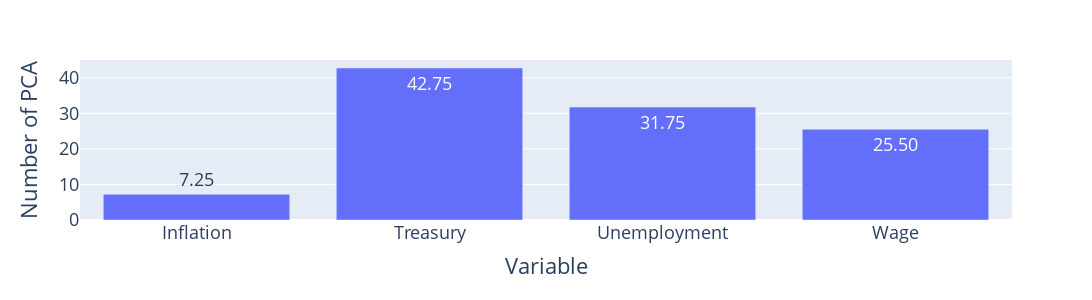
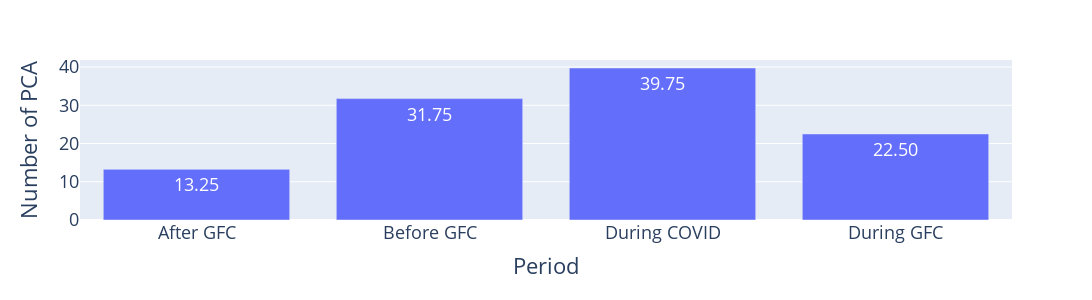
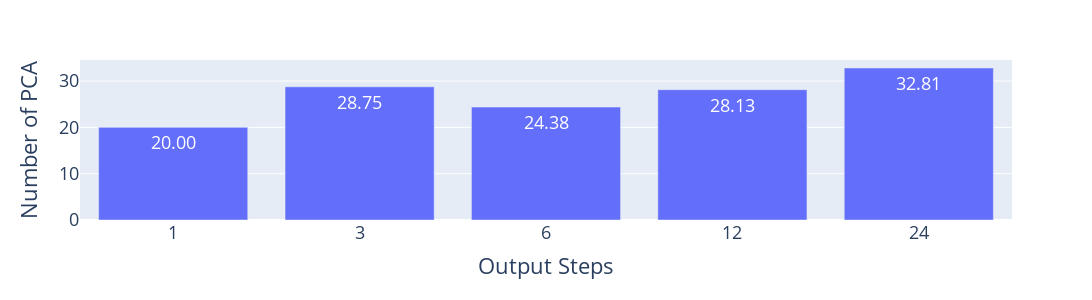

The notebook cell these images were saved under, in order:
### Markdown cell above
# Best Hyperparameters

### Code cell
number_of_pca = hypertune_best_fixed_params(
    best_models, "number_of_pca", "Number of PCA"
)

### Figure 1 — Plotly figure (JSON) as saved in the notebook; plotly's stock layout.template omitted (floating-point values rounded to 4 significant figures)
{"data": [{"alignmentgroup": "True", "hovertemplate": "Variable=%{x}<br>Number of PCA=%{text}<extra></extra>", "legendgroup": "", "marker": {"color": "#636efa"}, "name": "", "offsetgroup": "", "orientation": "v", "showlegend": false, "text": [7.25, 42.75, 31.75, 25.5], "textfont": {"size": 18}, "textposition": "auto", "texttemplate": "%{text:.2f}", "type": "bar", "x": ["Inflation", "Treasury", "Unemployment", "Wage"], "xaxis": "x", "y": [7.25, 42.75, 31.75, 25.5], "yaxis": "y"}], "layout": {"barmode": "relative", "font": {"size": 18}, "height": 300, "legend": {"tracegroupgap": 0}, "margin": {"t": 60}, "width": 1250, "xaxis": {"anchor": "y", "domain": [0, 1], "title": {"text": "Variable"}}, "yaxis": {"anchor": "x", "domain": [0, 1], "title": {"text": "Number of PCA"}}}}

### Figure 2 — Plotly figure (JSON) as saved in the notebook; plotly's stock layout.template omitted (floating-point values rounded to 4 significant figures)
{"data": [{"alignmentgroup": "True", "hovertemplate": "Period=%{x}<br>Number of PCA=%{text}<extra></extra>", "legendgroup": "", "marker": {"color": "#636efa"}, "name": "", "offsetgroup": "", "orientation": "v", "showlegend": false, "text": [13.25, 31.75, 39.75, 22.5], "textfont": {"size": 18}, "textposition": "auto", "texttemplate": "%{text:.2f}", "type": "bar", "x": ["After GFC", "Before GFC", "During COVID", "During GFC"], "xaxis": "x", "y": [13.25, 31.75, 39.75, 22.5], "yaxis": "y"}], "layout": {"barmode": "relative", "font": {"size": 18}, "height": 300, "legend": {"tracegroupgap": 0}, "margin": {"t": 60}, "width": 1250, "xaxis": {"anchor": "y", "domain": [0, 1], "title": {"text": "Period"}}, "yaxis": {"anchor": "x", "domain": [0, 1], "title": {"text": "Number of PCA"}}}}

### Figure 3 — Plotly figure (JSON) as saved in the notebook; plotly's stock layout.template omitted (floating-point values rounded to 4 significant figures)
{"data": [{"alignmentgroup": "True", "hovertemplate": "Output Steps=%{x}<br>Number of PCA=%{text}<extra></extra>", "legendgroup": "", "marker": {"color": "#636efa"}, "name": "", "offsetgroup": "", "orientation": "v", "showlegend": false, "text": [20, 28.75, 24.38, 28.12, 32.81], "textfont": {"size": 18}, "textposition": "auto", "texttemplate": "%{text:.2f}", "type": "bar", "x": ["1", "3", "6", "12", "24"], "xaxis": "x", "y": [20, 28.75, 24.38, 28.12, 32.81], "yaxis": "y"}], "layout": {"barmode": "relative", "font": {"size": 18}, "height": 300, "legend": {"tracegroupgap": 0}, "margin": {"t": 60}, "width": 1250, "xaxis": {"anchor": "y", "domain": [0, 1], "title": {"text": "Output Steps"}}, "yaxis": {"anchor": "x", "domain": [0, 1], "title": {"text": "Number of PCA"}}}}
